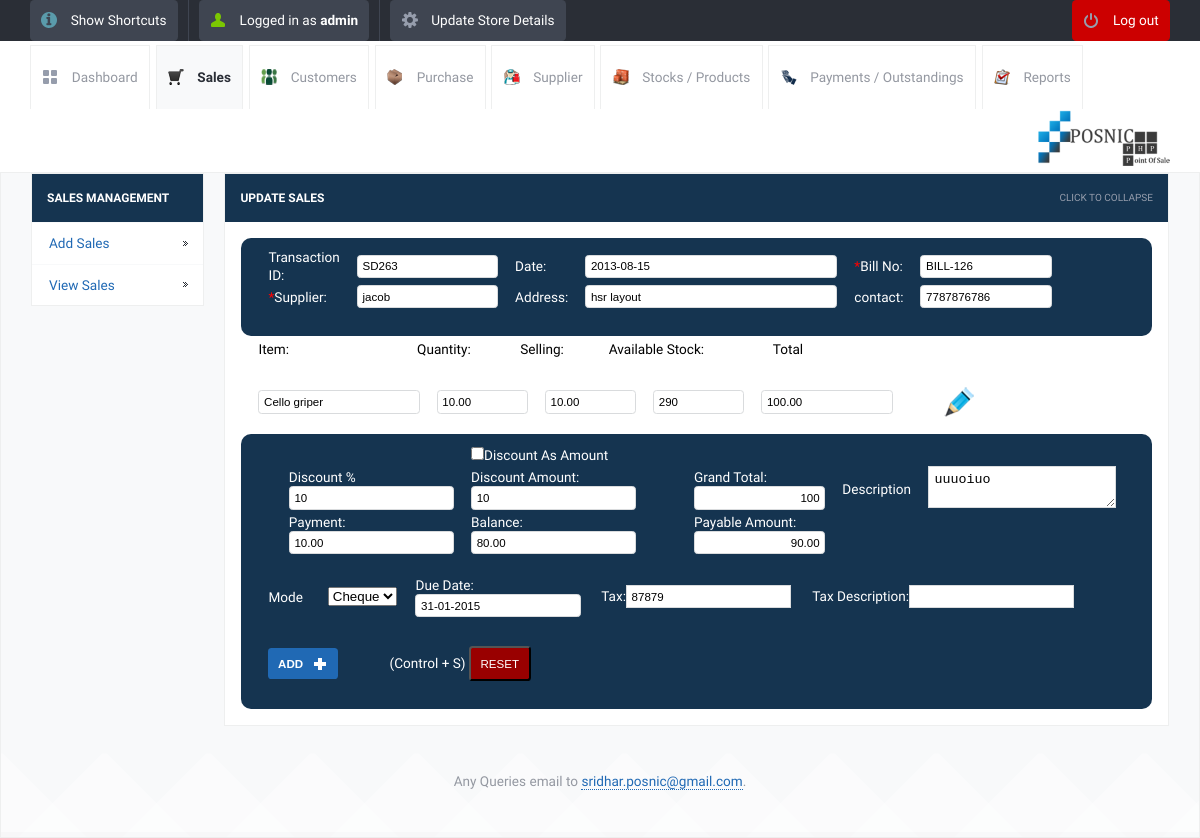
The app's page /update_sales.php?sid=20&table=stock_sales&return=view_sales.php (signed in) with its own data.
### tables this page shows
CREATE TABLE IF NOT EXISTS `stock_sales` (
  `id` int(10) unsigned NOT NULL AUTO_INCREMENT,
  `transactionid` varchar(250) NOT NULL,
  `stock_name` varchar(200) NOT NULL,
  `category` varchar(120) NOT NULL,
  `supplier_name` varchar(200) NOT NULL,
  `selling_price` decimal(10,2) NOT NULL,
  `quantity` decimal(10,2) NOT NULL,
  `amount` decimal(10,2) NOT NULL,
  `date` date NOT NULL,
  `username` varchar(120) NOT NULL,
  `customer_id` varchar(120) NOT NULL,
  `subtotal` decimal(10,2) NOT NULL,
  `payment` decimal(10,2) NOT NULL,
  `balance` decimal(10,2) NOT NULL,
  `discount` decimal(10,0) NOT NULL,
  `tax` decimal(10,0) NOT NULL,
  `tax_dis` varchar(100) NOT NULL,
  `dis_amount` decimal(10,0) NOT NULL,
  `grand_total` decimal(10,0) NOT NULL,
  `due` date NOT NULL,
  `mode` varchar(250) NOT NULL,
  `description` varchar(500) NOT NULL,
  `count1` int(11) NOT NULL,
  `billnumber` varchar(120) NOT NULL,
  PRIMARY KEY (`id`)
);

CREATE TABLE IF NOT EXISTS `customer_details` (
  `id` int(10) unsigned NOT NULL AUTO_INCREMENT,
  `customer_name` varchar(200) NOT NULL,
  `customer_address` varchar(500) NOT NULL,
  `customer_contact1` varchar(100) NOT NULL,
  `customer_contact2` varchar(100) NOT NULL,
  `balance` int(11) NOT NULL,
  PRIMARY KEY (`id`)
);

### lib/db.class.php (called while the page is built, shortened)
<?php
  class DB
  {
    var $connection;
    function DB($base, $server, $user, $pass)
    {
      $this->connection = mysqli_connect($server, $user, $pass,"Integral",33060);
    }
    function queryUniqueObject($query, $debug = -1)
    {
      $query = "$query LIMIT 1";
      $result = mysqli_query($this->connection,$query) or $this->debugAndDie($query);
      return mysqli_fetch_object($result);
    }
    function queryUniqueValue($query, $debug = -1)
    {
      $query = "$query LIMIT 1";
      $result = mysqli_query($this->connection,$query) or $this->debugAndDie($query);
      $line = mysqli_fetch_row($result);
      return $line[0];
    }
    function maxOf($column, $table, $where)
    {
      return $this->queryUniqueValue("SELECT MAX(`$column`) FROM `$table` WHERE $where");
    }
    function maxOfAll($column, $table)
    {
      return $this->queryUniqueValue("SELECT MAX(`$column`) FROM `$table`");
    }
    function getMicroTime()
    {
      list($msec, $sec) = explode(' ', microtime());
      return floor($sec / 1000) + $msec;
    }
  }
?>

### config.php (called while the page is built)
<?php $config["database"] = "Integral"; $config["host"]= "localhost";$config["username"]= "homestead"; $config["password"]= "secret";?>

### init.php (called while the page is built, shortened)
<?php
	include("lib/db.class.php");
	$db = new DB($config['database'], $config['host'], $config['username'], $config['password']);
?>

### update_sales.php (the view, shortened to what this page needs)
<?php
include_once("init.php");
?>
<!DOCTYPE html>
<html lang="en">
<head>
	<link rel="stylesheet" href="css/style.css">
        <link rel="stylesheet" href="js/date_pic/date_input.css">
        <link rel="stylesheet" href="lib/auto/css/jquery.autocomplete.css">
	<?php include_once("tpl/common_js.php"); ?>
</head>
<body>
	<?php include_once("tpl/top_bar.php"); ?>
	<div id="header-with-tabs">
		<div class="page-full-width cf">
			<ul id="tabs" class="fl">
                                <li><a href="dashboard.php" class="dashboard-tab">Dashboard</a></li>
				<li><a href="view_sales.php" class="active-tab sales-tab">Sales</a></li>
				<li><a href="view_customers.php" class=" customers-tab">Customers</a></li>
				<li><a href="view_purchase.php" class="purchase-tab">Purchase</a></li>
				<li><a href="view_supplier.php" class=" supplier-tab">Supplier</a></li>
				<li><a href="view_product.php" class="stock-tab">Stocks / Products</a></li>
				<li><a href="view_payments.php" class="payment-tab">Payments / Outstandings</a></li>
				<li><a href="view_report.php" class="report-tab">Reports</a></li>
			</ul>
			<a href="#" id="company-branding-small" class="fr"><img src="<?php if(isset($_SESSION['logo'])) { echo "upload/".$_SESSION['logo'];}else{ echo "upload/posnic.png"; } ?>" alt="Point of Sale" /></a>
		</div>
	</div>
	<div id="content">
		<div class="page-full-width cf">
			<div class="side-menu fl">
				<h3>Sales Management</h3>
				<ul>
					<li><a href="add_sales.php">Add Sales</a></li>
					<li><a href="view_sales.php">View Sales</a></li>
				</ul>
			</div>
			<div class="side-content fr">
				<div class="content-module">
					<div class="content-module-heading cf">
						<h3 class="fl">Update sales</h3>
						<span class="fr expand-collapse-text">Click to collapse</span>
					</div>
						<div class="content-module-main cf">
				<?php
				if(isset($_GET['sid']))
				$id=$_GET['sid'];
				$line = $db->queryUniqueObject("SELECT * FROM stock_sales WHERE id='$id'");
				?>
				<form name="form1" method="post" id="form1" action="">
                  <div class="mytable_row ">
                  <table class="form"  border="0" cellspacing="0" cellpadding="0">
                    <tr>
                               <?php
					  $max = $db->maxOfAll("id","stock_sales");
					  ?>
                      <td>Transaction ID:</td>
                      <td><input name="stockid" type="text" id="stockid" readonly="readonly" maxlength="200"  class="round default-width-input" style="width:130px "  value="<?php echo $line->transactionid   ; ?>" /></td>
                      <td>Date:</td>
                      <td><input  name="date" id="test1" placeholder="" value="<?php echo $line->date ; ?> " type="text" id="name" maxlength="200"  class="round default-width-input"  /></td>
                      <td><span class="man">*</span>Bill No:</td>
                      <td><input name="bill_no" placeholder="ENTER BILL NO" type="text" id="bill_no" maxlength="200" value="<?php echo $line->billnumber ; ?> " class="round default-width-input" style="width:120px " /></td>
                    </tr>
                    <tr>
                      <td><span class="man">*</span>Supplier:</td>
                      <td><input name="supplier" placeholder="ENTER SUPPLIER" type="text" id="supplier" value="<?php echo $line->customer_id 	 ; ?> "  maxlength="200"  class="round default-width-input"  style="width:130px " /></td>
                      <td>Address:</td>
                      <td><input name="address" placeholder="ENTER ADDRESS" type="text" value="<?php $quantity = $db->queryUniqueValue("SELECT customer_address FROM customer_details WHERE customer_name='".$line->customer_id."'"); echo $quantity; ?>" id="address" maxlength="200"  class="round default-width-input"  /></td>
                      <td>contact:</td>
                      <td><input name="contact" placeholder="ENTER CONTACT" type="text" value="<?php $quantity = $db->queryUniqueValue("SELECT customer_contact1 FROM customer_details WHERE customer_name='".$line->customer_id."'"); echo $quantity; ?>" id="contact1" maxlength="200"  class="round default-width-input" onkeypress="return numbersonly(event)" style="width:120px " /></td>
                    </tr>
                  </table>
                  </div>
                   <table id="hideen_display">
                         <tr >
                          <td>Item:</td>
                           <td> &nbsp;</td>
                           <td> &nbsp;</td>
                           <td> &nbsp;</td>
                          <td>Quantity:</td>
                          <td>Selling:</td>
                          <td>Available Stock:</td>
                          <td>Total</td>
                           <td> &nbsp;</td><td> &nbsp;</td><td> &nbsp;</td>
                           <td> &nbsp;</td>
                           <td> &nbsp;</td>
                           <td> &nbsp;</td><td> &nbsp;</td><td> &nbsp;</td><td> &nbsp;</td><td> &nbsp;</td><td> &nbsp;</td>
                      </tr>
                  </table>
                         <div style="overflow:auto ;max-height:300px;  ">
                           <table class="form" id="item_copy_final">
                               <?php
                               $sid=$line->transactionid ;
					$max = $db->maxOf("count1", "stock_sales", "transactionid ='$sid'");
					for($i=1; $i<=$max; $i++)
					{
                                              $line1 = $db->queryUniqueObject("SELECT * FROM stock_sales WHERE transactionid ='$sid' and count1=$i");
                                          $item= $db->queryUniqueValue("SELECT transactionid  FROM stock_sales WHERE stock_name='".$line1->stock_name."'");
                                            ?>
                     <tr>
                         <td><input name="stock_name[]"  type="text" id="<?php echo $item."st"?>" maxlength="20" style="width: 150px" readonly="readonly"  class="round "
                                 value="<?php echo $line1->stock_name ; ?>" /></td>
                      <td><input name="quantity[]"  type="text" id="<?php echo $item."q"?>" maxlength="20"  class="round my_with"
                                 value="<?php echo $line1->quantity ; ?>" readonly="readonly" onkeypress="return numbersonly(event)" /></td>
                      <td><input type="hidden" name="s_id[]" value="<?php echo $line1->id; ?>"> <input name="sell[]"  type="text" id="<?php echo $item."s"?>" maxlength="20" readonly="readonly" class="round my_with"
					  value="<?php echo $line1->selling_price; ?>" onkeypress="return numbersonly(event)"  /></td>
                      <td><input name="stock[]"  type="text" id="<?php echo $item."p"?>" readonly="readonly" maxlength="200"   class="round  my_with"  value="<?php $quantity = $db->queryUniqueValue("SELECT quantity FROM stock_avail WHERE name='".$line1->stock_name."'"); echo $quantity; ?>" /></td>
                      <td><input name="total[]"  type="text" id="<?php echo $item."to"?>" readonly="readonly" maxlength="20" style="margin-left:20px;width: 120px"  class="round "
					  value="<?php echo $line1->amount   ; ?>" /></td>
                      <td><input type="hidden" id="<?php echo $item."my_tot"?>" maxlength="20" style="margin-left:20px;width: 120px"  class="round "
					  value="<?php echo $line1->amount  ; ?>" /></td>
                      <td><input type="hidden" id="<?php echo $item;?>"><input type="hidden" name="gu_id[]" value="<?php echo $line1->id  ?>"></td>
                      <td><input type=button value="" id="<?php echo $item;?>" style="width:30px;border:none;height:30px;background:url(images/edit_new.png)" class="round" onclick="edit_stock_details(this.id)"  ></td>
                    </tr>
                                        <?php }?>
                    </table>
                   </div>
                    <div class="mytable_row ">
                  <table class="form">
                                 <tr>
                           <td> &nbsp;</td> <td> &nbsp;</td>
                           <td><input type="checkbox" id="round" onclick="discount_type()" >Discount As Amount</td> </tr>
                    <tr>
                        <td> &nbsp;</td>
                        <td>Discount %<input type="text" maxlength="3"  value="<?php echo $line->discount ; ?>" class="round" onkeyup=" discount_amount(); " onkeypress="return numbersonly(event);" name="discount" id="discount" >
                      </td>
                    <td>Discount Amount:<input type="text" readonly="readonly"  value="<?php echo $line->dis_amount ; ?>" onkeypress="return numbersonly(event);"  onkeyup=" discount_as_amount(); " class="round" id="disacount_amount" name="dis_amount" >
                      </td>
                     <td> &nbsp;</td><td> &nbsp;</td>
                        <td>Grand Total:<input type="hidden" readonly="readonly"  value="<?php echo $line->grand_total ; ?>" id="grand_total" name="subtotal" >
                        <input type="text" id="main_grand_total" readonly="readonly"  value="<?php echo $line->grand_total ; ?>" class="round default-width-input"  style="text-align:right;width: 120px" >
                    </td>
                      <td>Description</td>
                  <td><textarea name="description"><?php echo $line->description ; ?></textarea></td>
                  </tr>
                    <tr> <td> &nbsp;</td>
                        <td>Payment:<input type="text"  class="round" value="<?php  echo $line->payment ; ?>" onkeyup=" balance_amount(); return numbersonly(event);"  name="payment" id="payment" >
                      </td>
                    <td>Balance:<input type="text"  class="round" value="<?php echo $line->balance ; ?>" id="balance" name="balance" >
                      </td>
                      <td> &nbsp;</td><td> &nbsp;</td>
                      <td>Payable Amount:<input type="hidden" readonly="readonly" id="grand_total"  >
                        <input type="text" id="payable_amount" value="<?php echo $line->subtotal ; ?>" readonly="readonly" name="payable" class="round default-width-input"  style="text-align:right;width: 120px" >
                   </td>
                  </tr> </table>
                  <table>
                  <tr> <td>Mode &nbsp;</td><td>
                      <select name="mode">
                      <option value="cheque">Cheque</option>
                      </select>
                      </td>
                      <td>
                       Due Date:<input type="text" name="due" id="test2" value="<?php echo date('d-m-Y');?>" class="round">
                  </td>
                  <td> Tax:<input type="text" name="tax" value="<?php echo $line->tax ?>" onkeypress="return numbersonly(event);"></td>
                 <td>Tax Description:<input type="text" <?php echo $line->tax_dis ?> name="tax_dis"> </td>
                  <td> &nbsp;</td>
                  <td> &nbsp;</td>
                  <td> &nbsp;</td>
                  </tr>
                  </table>
                                 <table class="form">
                    <tr>
                     <td>
                        <input  class="button round blue image-right ic-add text-upper" type="submit" name="Submit" value="Add">
                     </td><td>			(Control + S)
                     <input class="button round red   text-upper"  type="reset" name="Reset" value="Reset"> </td>
                     <td> &nbsp;</td> <td> &nbsp;</td>
                    </tr>
                </table></div>
                </form>
					</div>
				</div>
		</div>
	</div>
	<div id="footer">
		<p>Any Queries email to <a href="mailto:sridhar.posnic@gmail.com?subject=Stock%20Management%20System">sridhar.posnic@gmail.com</a>.</p>
	</div>
</body>
</html>

### records on screen
stock_sales: stockid "SD263", date "2013-08-15", bill_no "BILL-126", supplier "jacob", address "hsr layout", contact "7787876786", stock_name "Cello griper", quantity "10.00", selling_price "10.00", value "290", amount "100.00", discount "10", dis_amount "10", grand_total "100", description "uuuoiuo", payment "10.00", balance "80.00", payable "90.00", tax "87879"

### other values on screen
$POSNIC['username'] "admin"
